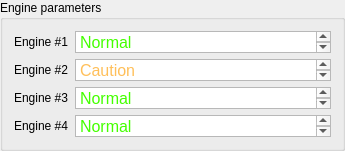
                  <widget class="QGroupBox" name="groupBoxEngineParameters">
                   <property name="sizePolicy">
                    <sizepolicy hsizetype="Expanding" vsizetype="Preferred">
                     <horstretch>0</horstretch>
                     <verstretch>0</verstretch>
                    </sizepolicy>
                   </property>
                   <property name="title">
                    <string>Engine parameters</string>
                   </property>
                   <layout class="QVBoxLayout" name="verticalLayout_11">
                    <item>
                     <layout class="QHBoxLayout" name="horizontalLayout_15">
                      <item>
                       <widget class="QLabel" name="label_10">
                        <property name="text">
                         <string>Engine #1</string>
                        </property>
                       </widget>
                      </item>
                      <item>
                       <widget class="QTextEdit" name="textEdit_10">
                        <property name="minimumSize">
                         <size>
                          <width>100</width>
                          <height>22</height>
                         </size>
                        </property>
                        <property name="maximumSize">
                         <size>
                          <width>99999</width>
                          <height>22</height>
                         </size>
                        </property>
                        <property name="font">
                         <font>
                          <pointsize>10</pointsize>
                         </font>
                        </property>
                        <property name="verticalScrollBarPolicy">
                         <enum>Qt::ScrollBarAsNeeded</enum>
                        </property>
                        <property name="html">
                         <string>&lt;!DOCTYPE HTML PUBLIC &quot;-//W3C//DTD HTML 4.0//EN&quot; &quot;http://www.w3.org/TR/REC-html40/strict.dtd&quot;&gt;
&lt;html&gt;&lt;head&gt;&lt;meta name=&quot;qrichtext&quot; content=&quot;1&quot; /&gt;&lt;meta charset=&quot;utf-8&quot; /&gt;&lt;style type=&quot;text/css&quot;&gt;
p, li { white-space: pre-wrap; }
hr { height: 1px; border-width: 0; }
li.unchecked::marker { content: &quot;\2610&quot;; }
li.checked::marker { content: &quot;\2612&quot;; }
&lt;/style&gt;&lt;/head&gt;&lt;body style=&quot; font-family:'Cantarell'; font-size:10pt; font-weight:400; font-style:normal;&quot;&gt;
&lt;p style=&quot; margin-top:0px; margin-bottom:0px; margin-left:0px; margin-right:0px; -qt-block-indent:0; text-indent:0px;&quot;&gt;&lt;span style=&quot; font-family:'Segoe UI'; font-size:12pt; color:#44ff00;&quot;&gt;Normal&lt;/span&gt;&lt;/p&gt;&lt;/body&gt;&lt;/html&gt;</string>
                        </property>
                       </widget>
                      </item>
                     </layout>
                    </item>
                    <item>
                     <layout class="QHBoxLayout" name="horizontalLayout_16">
                      <item>
                       <widget class="QLabel" name="label_11">
                        <property name="text">
                         <string>Engine #2</string>
                        </property>
                       </widget>
                      </item>
                      <item>
                       <widget class="QTextEdit" name="textEdit_11">
                        <property name="minimumSize">
                         <size>
                          <width>100</width>
                          <height>22</height>
                         </size>
                        </property>
                        <property name="maximumSize">
                         <size>
                          <width>99999</width>
                          <height>22</height>
                         </size>
                        </property>
                        <property name="font">
                         <font>
                          <pointsize>10</pointsize>
                         </font>
                        </property>
                        <property name="html">
                         <string>&lt;!DOCTYPE HTML PUBLIC &quot;-//W3C//DTD HTML 4.0//EN&quot; &quot;http://www.w3.org/TR/REC-html40/strict.dtd&quot;&gt;
&lt;html&gt;&lt;head&gt;&lt;meta name=&quot;qrichtext&quot; content=&quot;1&quot; /&gt;&lt;meta charset=&quot;utf-8&quot; /&gt;&lt;style type=&quot;text/css&quot;&gt;
p, li { white-space: pre-wrap; }
hr { height: 1px; border-width: 0; }
li.unchecked::marker { content: &quot;\2610&quot;; }
li.checked::marker { content: &quot;\2612&quot;; }
&lt;/style&gt;&lt;/head&gt;&lt;body style=&quot; font-family:'Cantarell'; font-size:10pt; font-weight:400; font-style:normal;&quot;&gt;
&lt;p style=&quot; margin-top:0px; margin-bottom:0px; margin-left:0px; margin-right:0px; -qt-block-indent:0; text-indent:0px;&quot;&gt;&lt;span style=&quot; font-family:'Segoe UI'; font-size:12pt; color:#ffbf59;&quot;&gt;Caution&lt;/span&gt;&lt;/p&gt;&lt;/body&gt;&lt;/html&gt;</string>
                        </property>
                       </widget>
                      </item>
                     </layout>
                    </item>
                    <item>
                     <layout class="QHBoxLayout" name="horizontalLayout_17">
                      <item>
                       <widget class="QLabel" name="label_12">
                        <property name="text">
                         <string>Engine #3</string>
                        </property>
                       </widget>
                      </item>
                      <item>
                       <widget class="QTextEdit" name="textEdit_12">
                        <property name="minimumSize">
                         <size>
                          <width>100</width>
                          <height>22</height>
                         </size>
                        </property>
                        <property name="maximumSize">
                         <size>
                          <width>99999</width>
                          <height>22</height>
                         </size>
                        </property>
                        <property name="font">
                         <font>
                          <pointsize>10</pointsize>
                         </font>
                        </property>
                        <property name="html">
                         <string>&lt;!DOCTYPE HTML PUBLIC &quot;-//W3C//DTD HTML 4.0//EN&quot; &quot;http://www.w3.org/TR/REC-html40/strict.dtd&quot;&gt;
&lt;html&gt;&lt;head&gt;&lt;meta name=&quot;qrichtext&quot; content=&quot;1&quot; /&gt;&lt;meta charset=&quot;utf-8&quot; /&gt;&lt;style type=&quot;text/css&quot;&gt;
p, li { white-space: pre-wrap; }
hr { height: 1px; border-width: 0; }
li.unchecked::marker { content: &quot;\2610&quot;; }
li.checked::marker { content: &quot;\2612&quot;; }
&lt;/style&gt;&lt;/head&gt;&lt;body style=&quot; font-family:'Cantarell'; font-size:10pt; font-weight:400; font-style:normal;&quot;&gt;
&lt;p style=&quot; margin-top:0px; margin-bottom:0px; margin-left:0px; margin-right:0px; -qt-block-indent:0; text-indent:0px;&quot;&gt;&lt;span style=&quot; font-family:'Segoe UI'; font-size:12pt; color:#44ff00;&quot;&gt;Normal&lt;/span&gt;&lt;/p&gt;&lt;/body&gt;&lt;/html&gt;</string>
                        </property>
                       </widget>
                      </item>
                     </layout>
                    </item>
                    <item>
                     <layout class="QHBoxLayout" name="horizontalLayout_18">
                      <item>
                       <widget class="QLabel" name="label_13">
                        <property name="text">
                         <string>Engine #4</string>
                        </property>
                       </widget>
                      </item>
                      <item>
                       <widget class="QTextEdit" name="textEdit_16">
                        <property name="minimumSize">
                         <size>
                          <width>100</width>
                          <height>22</height>
                         </size>
                        </property>
                        <property name="maximumSize">
                         <size>
                          <width>99999</width>
                          <height>22</height>
                         </size>
                        </property>
                        <property name="font">
                         <font>
                          <pointsize>10</pointsize>
                         </font>
                        </property>
                        <property name="html">
                         <string>&lt;!DOCTYPE HTML PUBLIC &quot;-//W3C//DTD HTML 4.0//EN&quot; &quot;http://www.w3.org/TR/REC-html40/strict.dtd&quot;&gt;
&lt;html&gt;&lt;head&gt;&lt;meta name=&quot;qrichtext&quot; content=&quot;1&quot; /&gt;&lt;meta charset=&quot;utf-8&quot; /&gt;&lt;style type=&quot;text/css&quot;&gt;
p, li { white-space: pre-wrap; }
hr { height: 1px; border-width: 0; }
li.unchecked::marker { content: &quot;\2610&quot;; }
li.checked::marker { content: &quot;\2612&quot;; }
&lt;/style&gt;&lt;/head&gt;&lt;body style=&quot; font-family:'Cantarell'; font-size:10pt; font-weight:400; font-style:normal;&quot;&gt;
&lt;p style=&quot; margin-top:0px; margin-bottom:0px; margin-left:0px; margin-right:0px; -qt-block-indent:0; text-indent:0px;&quot;&gt;&lt;span style=&quot; font-family:'Segoe UI'; font-size:12pt; color:#44ff00;&quot;&gt;Normal&lt;/span&gt;&lt;/p&gt;&lt;/body&gt;&lt;/html&gt;</string>
                        </property>
                       </widget>
                      </item>
                     </layout>
                    </item>
                   </layout>
                  </widget>
